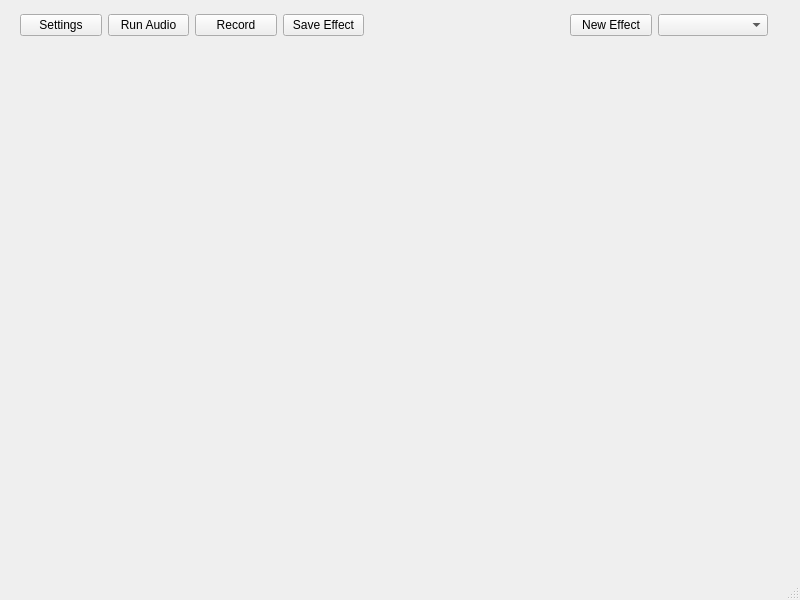
<?xml version="1.0" encoding="UTF-8"?>
<ui version="4.0">
 <class>MainWindow</class>
 <widget class="QMainWindow" name="MainWindow">
  <property name="geometry">
   <rect>
    <x>0</x>
    <y>0</y>
    <width>800</width>
    <height>600</height>
   </rect>
  </property>
  <property name="windowTitle">
   <string>qdio - alpha</string>
  </property>
  <property name="windowIcon">
   <iconset>
    <normaloff>../Documents/Untitled.png</normaloff>../Documents/Untitled.png</iconset>
  </property>
  <widget class="QWidget" name="centralwidget">
   <property name="palette">
    <palette>
     <active>
      <colorrole role="Base">
       <brush brushstyle="SolidPattern">
        <color alpha="255">
         <red>0</red>
         <green>0</green>
         <blue>0</blue>
        </color>
       </brush>
      </colorrole>
     </active>
     <inactive>
      <colorrole role="Base">
       <brush brushstyle="SolidPattern">
        <color alpha="255">
         <red>0</red>
         <green>0</green>
         <blue>0</blue>
        </color>
       </brush>
      </colorrole>
     </inactive>
     <disabled>
      <colorrole role="Base">
       <brush brushstyle="SolidPattern">
        <color alpha="255">
         <red>49</red>
         <green>54</green>
         <blue>59</blue>
        </color>
       </brush>
      </colorrole>
     </disabled>
    </palette>
   </property>
   <widget class="QWidget" name="gridLayoutWidget">
    <property name="geometry">
     <rect>
      <x>20</x>
      <y>40</y>
      <width>731</width>
      <height>471</height>
     </rect>
    </property>
    <layout class="QGridLayout" name="effectGrid">
     <property name="leftMargin">
      <number>15</number>
     </property>
     <property name="topMargin">
      <number>15</number>
     </property>
     <property name="rightMargin">
      <number>15</number>
     </property>
     <property name="bottomMargin">
      <number>15</number>
     </property>
    </layout>
   </widget>
   <widget class="QWidget" name="horizontalLayoutWidget">
    <property name="geometry">
     <rect>
      <x>20</x>
      <y>10</y>
      <width>748</width>
      <height>31</height>
     </rect>
    </property>
    <layout class="QHBoxLayout" name="horizontalLayout">
     <item>
      <widget class="QPushButton" name="settings">
       <property name="accessibleName">
        <string/>
       </property>
       <property name="text">
        <string>Settings</string>
       </property>
      </widget>
     </item>
     <item>
      <widget class="QPushButton" name="runButton">
       <property name="text">
        <string>Run Audio</string>
       </property>
      </widget>
     </item>
     <item>
      <widget class="QPushButton" name="toggleRecordButton">
       <property name="text">
        <string>Record</string>
       </property>
      </widget>
     </item>
     <item>
      <widget class="QPushButton" name="saveEffectButton">
       <property name="text">
        <string>Save Effect</string>
       </property>
      </widget>
     </item>
     <item>
      <spacer name="horizontalSpacer">
       <property name="orientation">
        <enum>Qt::Horizontal</enum>
       </property>
       <property name="sizeType">
        <enum>QSizePolicy::Minimum</enum>
       </property>
       <property name="sizeHint" stdset="0">
        <size>
         <width>200</width>
         <height>20</height>
        </size>
       </property>
      </spacer>
     </item>
     <item>
      <widget class="QPushButton" name="newEffectButton">
       <property name="text">
        <string>New Effect</string>
       </property>
      </widget>
     </item>
     <item>
      <widget class="QComboBox" name="effectsSelect">
       <property name="sizePolicy">
        <sizepolicy hsizetype="Fixed" vsizetype="Fixed">
         <horstretch>0</horstretch>
         <verstretch>0</verstretch>
        </sizepolicy>
       </property>
       <property name="minimumSize">
        <size>
         <width>110</width>
         <height>0</height>
        </size>
       </property>
       <property name="statusTip">
        <string>Select Effect</string>
       </property>
       <property name="currentText">
        <string/>
       </property>
      </widget>
     </item>
    </layout>
   </widget>
  </widget>
  <widget class="QMenuBar" name="menubar">
   <property name="geometry">
    <rect>
     <x>0</x>
     <y>0</y>
     <width>800</width>
     <height>20</height>
    </rect>
   </property>
  </widget>
  <widget class="QStatusBar" name="statusbar"/>
 </widget>
 <resources/>
 <connections/>
</ui>
